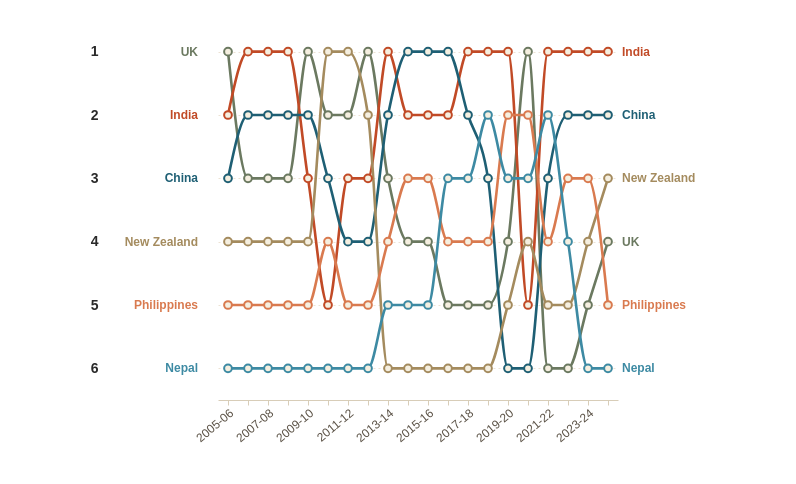

Describe this chart as a Vega-Lite specification.
### Vega-Lite specification from a JSON file in a GitHub repository (floating-point values rounded to 4 significant figures)
{"$schema": "https://vega.github.io/schema/vega-lite/v5.json", "description": "Bump chart of top 6 source countries by net migration rank, 2005-06 to 2024-25.", "width": "container", "height": 380, "background": "transparent", "padding": {"left": 90, "right": 100, "top": 20, "bottom": 40}, "config": {"view": {"stroke": null}, "axis": {"labelFont": "Inter Tight, sans-serif", "titleFont": "Inter Tight, sans-serif", "labelFontSize": 12, "titleFontSize": 12, "labelColor": "#5a5145", "titleColor": "#2a2a2a", "grid": false, "domainColor": "#d8cdb8", "tickColor": "#d8cdb8"}, "font": "Inter Tight, sans-serif"}, "data": {"values": [{"country": "UK", "year": 2005, "value": 22470, "rank": 1}, {"country": "India", "year": 2005, "value": 21820, "rank": 2}, {"country": "China", "year": 2005, "value": 19970, "rank": 3}, {"country": "New Zealand", "year": 2005, "value": 18090, "rank": 4}, {"country": "Philippines", "year": 2005, "value": 6650, "rank": 5}, {"country": "Nepal", "year": 2005, "value": 930, "rank": 6}, {"country": "India", "year": 2006, "value": 37080, "rank": 1}, {"country": "China", "year": 2006, "value": 27880, "rank": 2}, {"country": "UK", "year": 2006, "value": 27690, "rank": 3}, {"country": "New Zealand", "year": 2006, "value": 22100, "rank": 4}, {"country": "Philippines", "year": 2006, "value": 9370, "rank": 5}, {"country": "Nepal", "year": 2006, "value": 4130, "rank": 6}, {"country": "India", "year": 2007, "value": 49780, "rank": 1}, {"country": "China", "year": 2007, "value": 36340, "rank": 2}, {"country": "UK", "year": 2007, "value": 31720, "rank": 3}, {"country": "New Zealand", "year": 2007, "value": 27730, "rank": 4}, {"country": "Philippines", "year": 2007, "value": 11900, "rank": 5}, {"country": "Nepal", "year": 2007, "value": 7960, "rank": 6}, {"country": "India", "year": 2008, "value": 59960, "rank": 1}, {"country": "China", "year": 2008, "value": 33590, "rank": 2}, {"country": "UK", "year": 2008, "value": 33410, "rank": 3}, {"country": "New Zealand", "year": 2008, "value": 23150, "rank": 4}, {"country": "Philippines", "year": 2008, "value": 12110, "rank": 5}, {"country": "Nepal", "year": 2008, "value": 11250, "rank": 6}, {"country": "UK", "year": 2009, "value": 30030, "rank": 1}, {"country": "China", "year": 2009, "value": 28340, "rank": 2}, {"country": "India", "year": 2009, "value": 24060, "rank": 3}, {"country": "New Zealand", "year": 2009, "value": 15780, "rank": 4}, {"country": "Philippines", "year": 2009, "value": 9030, "rank": 5}, {"country": "Nepal", "year": 2009, "value": 2740, "rank": 6}, {"country": "New Zealand", "year": 2010, "value": 29040, "rank": 1}, {"country": "UK", "year": 2010, "value": 20860, "rank": 2}, {"country": "China", "year": 2010, "value": 17680, "rank": 3}, {"country": "Philippines", "year": 2010, "value": 9620, "rank": 4}, {"country": "India", "year": 2010, "value": 9230, "rank": 5}, {"country": "Nepal", "year": 2010, "value": 740, "rank": 6}, {"country": "New Zealand", "year": 2011, "value": 34540, "rank": 1}, {"country": "UK", "year": 2011, "value": 24820, "rank": 2}, {"country": "India", "year": 2011, "value": 18760, "rank": 3}, {"country": "China", "year": 2011, "value": 15510, "rank": 4}, {"country": "Philippines", "year": 2011, "value": 14550, "rank": 5}, {"country": "Nepal", "year": 2011, "value": 2080, "rank": 6}, {"country": "UK", "year": 2012, "value": 31430, "rank": 1}, {"country": "New Zealand", "year": 2012, "value": 24740, "rank": 2}, {"country": "India", "year": 2012, "value": 23670, "rank": 3}, {"country": "China", "year": 2012, "value": 22580, "rank": 4}, {"country": "Philippines", "year": 2012, "value": 14210, "rank": 5}, {"country": "Nepal", "year": 2012, "value": 3180, "rank": 6}, {"country": "India", "year": 2013, "value": 33340, "rank": 1}, {"country": "China", "year": 2013, "value": 30800, "rank": 2}, {"country": "UK", "year": 2013, "value": 25020, "rank": 3}, {"country": "Philippines", "year": 2013, "value": 12830, "rank": 4}, {"country": "Nepal", "year": 2013, "value": 7310, "rank": 5}, {"country": "New Zealand", "year": 2013, "value": 7240, "rank": 6}, {"country": "China", "year": 2014, "value": 39070, "rank": 1}, {"country": "India", "year": 2014, "value": 38400, "rank": 2}, {"country": "Philippines", "year": 2014, "value": 12430, "rank": 3}, {"country": "UK", "year": 2014, "value": 12260, "rank": 4}, {"country": "Nepal", "year": 2014, "value": 6410, "rank": 5}, {"country": "New Zealand", "year": 2014, "value": 930, "rank": 6}, {"country": "China", "year": 2015, "value": 45480, "rank": 1}, {"country": "India", "year": 2015, "value": 40860, "rank": 2}, {"country": "Philippines", "year": 2015, "value": 13000, "rank": 3}, {"country": "UK", "year": 2015, "value": 9400, "rank": 4}, {"country": "Nepal", "year": 2015, "value": 7970, "rank": 5}, {"country": "New Zealand", "year": 2015, "value": 1480, "rank": 6}, {"country": "China", "year": 2016, "value": 50020, "rank": 1}, {"country": "India", "year": 2016, "value": 49730, "rank": 2}, {"country": "Nepal", "year": 2016, "value": 14880, "rank": 3}, {"country": "Philippines", "year": 2016, "value": 13590, "rank": 4}, {"country": "UK", "year": 2016, "value": 9140, "rank": 5}, {"country": "New Zealand", "year": 2016, "value": 1850, "rank": 6}, {"country": "India", "year": 2017, "value": 55860, "rank": 1}, {"country": "China", "year": 2017, "value": 44610, "rank": 2}, {"country": "Nepal", "year": 2017, "value": 21000, "rank": 3}, {"country": "Philippines", "year": 2017, "value": 12620, "rank": 4}, {"country": "UK", "year": 2017, "value": 10460, "rank": 5}, {"country": "New Zealand", "year": 2017, "value": 3010, "rank": 6}, {"country": "India", "year": 2018, "value": 73190, "rank": 1}, {"country": "Nepal", "year": 2018, "value": 24060, "rank": 2}, {"country": "China", "year": 2018, "value": 20170, "rank": 3}, {"country": "Philippines", "year": 2018, "value": 18400, "rank": 4}, {"country": "UK", "year": 2018, "value": 7830, "rank": 5}, {"country": "New Zealand", "year": 2018, "value": 3330, "rank": 6}, {"country": "India", "year": 2019, "value": 59810, "rank": 1}, {"country": "Philippines", "year": 2019, "value": 15350, "rank": 2}, {"country": "Nepal", "year": 2019, "value": 13340, "rank": 3}, {"country": "UK", "year": 2019, "value": 7440, "rank": 4}, {"country": "New Zealand", "year": 2019, "value": -360, "rank": 5}, {"country": "China", "year": 2019, "value": -18590, "rank": 6}, {"country": "UK", "year": 2020, "value": 10670, "rank": 1}, {"country": "Philippines", "year": 2020, "value": 1080, "rank": 2}, {"country": "Nepal", "year": 2020, "value": -2090, "rank": 3}, {"country": "New Zealand", "year": 2020, "value": -2150, "rank": 4}, {"country": "India", "year": 2020, "value": -10650, "rank": 5}, {"country": "China", "year": 2020, "value": -50270, "rank": 6}, {"country": "India", "year": 2021, "value": 43570, "rank": 1}, {"country": "Nepal", "year": 2021, "value": 21020, "rank": 2}, {"country": "China", "year": 2021, "value": 15100, "rank": 3}, {"country": "Philippines", "year": 2021, "value": 12930, "rank": 4}, {"country": "New Zealand", "year": 2021, "value": 5370, "rank": 5}, {"country": "UK", "year": 2021, "value": -960, "rank": 6}, {"country": "India", "year": 2022, "value": 95030, "rank": 1}, {"country": "China", "year": 2022, "value": 59570, "rank": 2}, {"country": "Philippines", "year": 2022, "value": 43330, "rank": 3}, {"country": "Nepal", "year": 2022, "value": 28020, "rank": 4}, {"country": "New Zealand", "year": 2022, "value": 15950, "rank": 5}, {"country": "UK", "year": 2022, "value": 2760, "rank": 6}, {"country": "India", "year": 2023, "value": 70130, "rank": 1}, {"country": "China", "year": 2023, "value": 46580, "rank": 2}, {"country": "Philippines", "year": 2023, "value": 31670, "rank": 3}, {"country": "New Zealand", "year": 2023, "value": 22910, "rank": 4}, {"country": "UK", "year": 2023, "value": 19550, "rank": 5}, {"country": "Nepal", "year": 2023, "value": 18160, "rank": 6}, {"country": "India", "year": 2024, "value": 57410, "rank": 1}, {"country": "China", "year": 2024, "value": 35160, "rank": 2}, {"country": "New Zealand", "year": 2024, "value": 24320, "rank": 3}, {"country": "UK", "year": 2024, "value": 23550, "rank": 4}, {"country": "Philippines", "year": 2024, "value": 19440, "rank": 5}, {"country": "Nepal", "year": 2024, "value": 16310, "rank": 6}]}, "layer": [{"mark": {"type": "line", "interpolate": "monotone", "strokeWidth": 2.6, "point": {"size": 60, "filled": false, "strokeWidth": 2, "fill": "#f5efe0"}}, "encoding": {"x": {"field": "year", "type": "ordinal", "axis": {"title": null, "labelExpr": "datum.value % 2 === 1 ? datum.value + '-' + slice(toString(datum.value + 1), 2, 4) : ''", "labelAngle": -40}}, "y": {"field": "rank", "type": "quantitative", "scale": {"reverse": true, "domain": [0.5, 6.5], "nice": false}, "axis": {"title": null, "values": [1, 2, 3, 4, 5, 6], "tickCount": 6, "labelFontSize": 14, "labelFontWeight": 600, "labelColor": "#2a2a2a", "labelPadding": 120, "domain": false, "ticks": false, "grid": true, "gridColor": "#ece3d4", "gridDash": [2, 3]}}, "color": {"field": "country", "type": "nominal", "scale": {"domain": ["India", "China", "UK", "New Zealand", "Philippines", "Nepal"], "range": ["#c14a26", "#1e5f74", "#6b7960", "#a48b5e", "#d97a4f", "#3d8aa3"]}, "legend": null}, "tooltip": [{"field": "country", "type": "nominal", "title": "Country"}, {"field": "year", "type": "ordinal", "title": "Year"}, {"field": "rank", "type": "quantitative", "title": "Rank"}, {"field": "value", "type": "quantitative", "title": "Net migration", "format": ","}]}}, {"transform": [{"filter": "datum.year === 2005"}], "mark": {"type": "text", "align": "right", "dx": -30, "fontSize": 12, "fontWeight": 600}, "encoding": {"x": {"field": "year", "type": "ordinal"}, "y": {"field": "rank", "type": "quantitative"}, "text": {"field": "country"}, "color": {"field": "country", "type": "nominal", "legend": null}}}, {"transform": [{"filter": "datum.year === 2024"}], "mark": {"type": "text", "align": "left", "dx": 14, "fontSize": 12, "fontWeight": 600}, "encoding": {"x": {"field": "year", "type": "ordinal"}, "y": {"field": "rank", "type": "quantitative"}, "text": {"field": "country"}, "color": {"field": "country", "type": "nominal", "legend": null}}}]}
